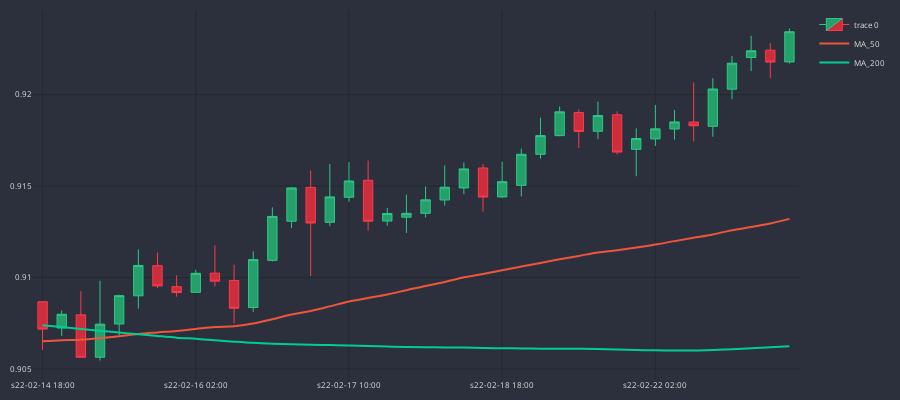

Notebook code for this chart:
### Code cell
cp = CandlePlot(df_an.iloc[220:260])
cp.show_plot(line_traces=[MA_S, MA_L])
